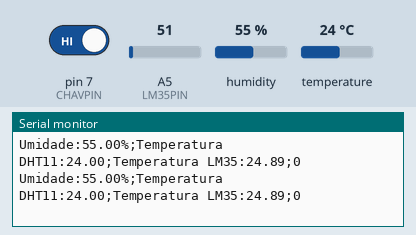
Bench run of a sketch on a simulated Arduino Uno, built with avr-gcc and run on an emulated ATmega328P. Shown: the last lines printed to the serial monitor. The test bench sets the inputs (shaded band); at power-on: humidity 55 %, A5 (LM35PIN) = 51, pin 7 (CHAVPIN) HIGH, temperature 24 °C.

Above: at 5.8 s.
5.9 s: humidity set to 22 %
At 11.2 s:
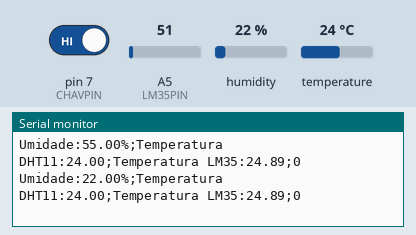
11.9 s: A5 (LM35PIN) set to 61
At 15.9 s:
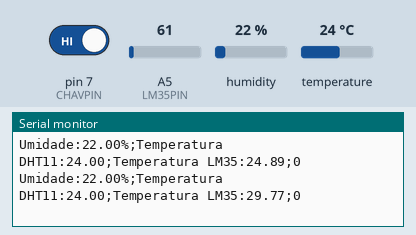
17.9 s: pin 7 (CHAVPIN) driven LOW
At 20.7 s:
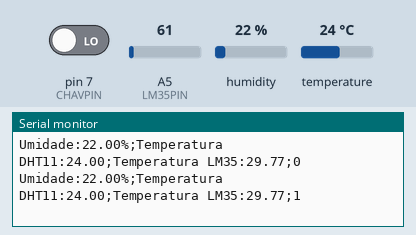
23.9 s: temperature set to 12 °C
At 26.6 s:
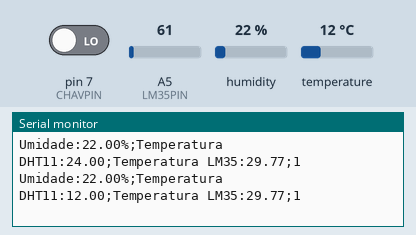
29.9 s: A5 (LM35PIN) set to 71
At 31.3 s:
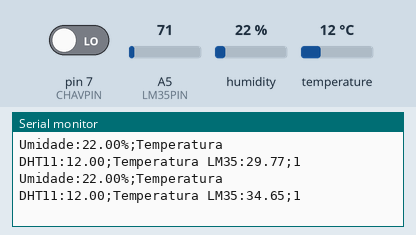
35.9 s: pin 7 (CHAVPIN) driven HIGH
At 40.7 s:
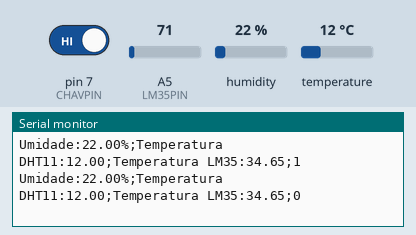
Timing chart, 0 to 42.2 s (numbered marks = the images above; inputs shaded):
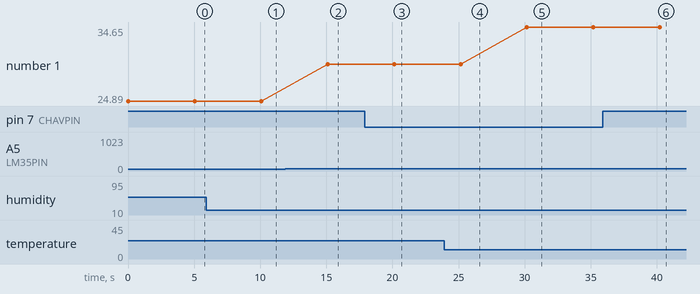

The sketch:

LM35_e_DHT11.ino
```cpp
#include <DHT.h>
#include <DHT_U.h>
#include <Adafruit_Sensor.h>
#include <DHT.h>
#include <DHT_U.h>
#include "DHT.h"
#define DHTPIN A1
#define LM35PIN A5
#define LUMIPIN A0
#define CHAVPIN 7
DHT dht(DHTPIN, DHT11);
void setup()
{
pinMode(DHTPIN, INPUT);
pinMode(CHAVPIN, INPUT);
Serial.begin(9600);
dht.begin();
}
void loop()
{
float dht11_umidade = dht.readHumidity();
float dht11_temperatura = dht.readTemperature();
Serial.print("Umidade:");
Serial.print(dht11_umidade);
Serial.print("%");
Serial.print(";");
Serial.print("Temperatura DHT11:");
Serial.print(dht11_temperatura);
Serial.print(";");
float lm35_temperatura = analogRead(LM35PIN);
lm35_temperatura = lm35_temperatura * 0.00488;
lm35_temperatura = lm35_temperatura * 100;
Serial.print("Temperatura LM35:");
Serial.print(lm35_temperatura);
Serial.print(";");
int chave = digitalRead(7);
if (chave == 0)
{
Serial.print("1");
}
else
{
Serial.print("0");
}
Serial.println();
delay(5000);
}
```

Measured:
- after the input at 5.9 s, the serial monitor: prints a new line after 4.2 s (image 1)
- after the input at 11.9 s, the serial monitor: prints a new line after 3.2 s (image 2)
- after the input at 17.9 s, the serial monitor: prints a new line after 2.2 s (image 3)
- after the input at 23.9 s, the serial monitor: prints a new line after 1.2 s (image 4)
- after the input at 29.9 s, the serial monitor: prints a new line after 0.27 s (image 5)
- after the input at 35.9 s, the serial monitor: prints a new line after 4.3 s (image 6)
- plotted number 1: 24.89 → 29.77 after the input at 11.9 s, 29.77 → 34.65 after the input at 29.9 s
